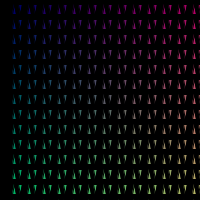
Frame 1 (no input)
Frame 2 (the mouse pressed at the canvas centre, redrawn once): identical to frame 1, image omitted

The Processing sketch that drew this single still picture (run headless with seeded random() and noise(); the mouse was pressed at the canvas centre and the sketch redrawn once):

// Processing sketch: processing_91130
// ── processing_91130.pde

void setup() {
  size(200,200);
  stroke(0);
  noLoop();
}
void draw(){
  background(0);
  for(int x=0; x<200;x=x+15)
  for(int y=0; y<200;y=y+15)
 { fill(x,y,100);
 
  beginShape (TRIANGLES);
vertex (12+x, 14+y);
vertex (14+x, 4+y);
vertex (16+x, 14+y);
vertex (18+x, 4+y);
vertex (20+x, 14+y);
vertex (22+x, 4+y);
endShape (CLOSE);
}
}
